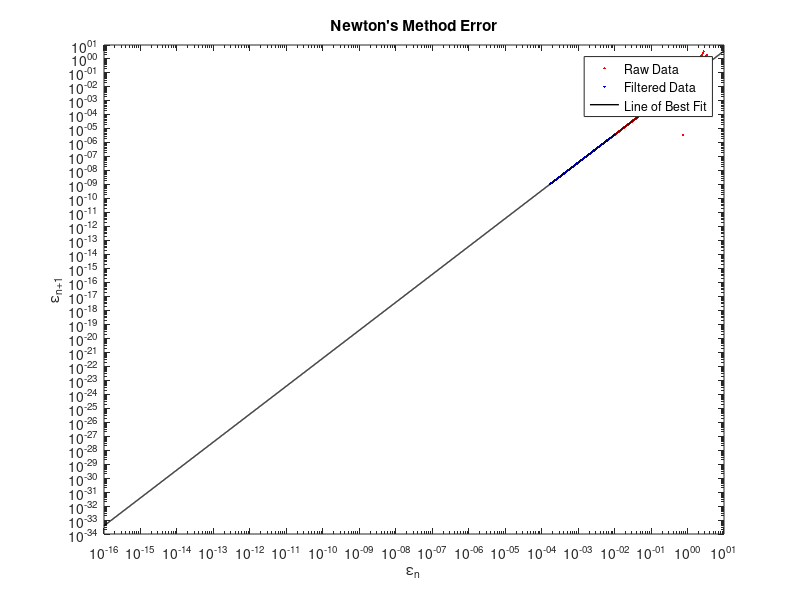

Here is the MATLAB script that generated this plot:
%template for testing your basic root finding implementations
function basic_solver_with_tests_template()
    xvals = linspace(-50,50,201);
    [yvals,~] = test_func01(xvals);

    % hold on
    % axis([-15,40,-50,80]);
    % plot(xvals,yvals,'r','linewidth',2);
    % plot(xvals,0*xvals,'k--','linewidth',1);
    % xlabel('x'); ylabel('y'); title('Test Function 1');

    % %Newton's method example test
    % 
    x0_guess = linspace(1,3.5,1000);
    en_list=[];
    en1_list=[];
    index_list = []; %line 36
    figure()


    for i=1:1000


        [x_sol, xs_list, xs1_list] = newton_solver(@test_func01,x0_guess(i));  


        en=abs(xs_list-x_sol);
        en1=abs(xs1_list-x_sol);
        en_list=[en_list,en];
        en1_list=[en1_list,en1];

        index_list = [index_list,1:length(en)]; %line 54

    end
        x_regression = []; % e_n
        y_regression = []; % e_{n+1}
        filter_list = [1e-15, 1e-2, 1e-14, 1e-2, 2];
        % iterate through the collected data
        for n=1:length(index_list)
        %if the error is not too big or too small
        %and it was enough iterations into the trial...
            if en_list(n)>filter_list(1) && en_list(n)<filter_list(2) && ...
            en1_list(n)>filter_list(3) && en1_list(n)<filter_list(4) && ...
            index_list(n)>filter_list(5)
                %then add it to the set of points for regression
                x_regression(end+1) = en_list(n);
                y_regression(end+1) = en1_list(n);
            end

        end


     % plot(x0_guess,test_func01(x0_guess),'bo','markerfacecolor','b','markersize',5);
     % 
     % 
     % plot(x_sol,test_func01(x_sol),'go','markerfacecolor','g','markersize',5);
     loglog(en_list,en1_list,'r.', 'MarkerSize',5 ); hold on
     loglog(x_regression,y_regression,'b.', 'MarkerSize',5);
     [p,k] = generate_error_fit(x_regression,y_regression);
    % 
    %example for how to plot fit line
    %generate x data on a logarithmic range
    fit_line_x = 10.^[-16:.01:1];
    %compute the corresponding y values
    fit_line_y = k*fit_line_x.^p;
    %plot on a loglog plot.
    loglog(fit_line_x,fit_line_y,'k-','linewidth',1)

    title("Newton's Method Error")
    xlabel('\epsilon_{n}')
    ylabel('\epsilon_{n+1}')
    legend("Raw Data", "Filtered Data", "Line of Best Fit")

    second_d = 6*x_sol/100 - 1/4 - (6/4)*sin(x_sol/2 + 6) - exp(x_sol/6)/36
    first_d = 3*(x_sol^2)/100 - 2*x_sol/8 + 2 +(6/2)*cos(x_sol/2+6) - exp(x_sol/6)/6;
    predicted_k = 0.5*abs(second_d/first_d)

    %Secant method example test
    % x0_guess = -5;
    % x1_guess = 2;
    % plot(x0_guess,test_func01(x0_guess),'bo','markerfacecolor','b','markersize',5);
    % plot(x1_guess,test_func01(x1_guess),'ko','markerfacecolor','k','markersize',5);
    % 
    % x_sol = secant_solver(@test_func01,x0_guess,x1_guess);
    % plot(x_sol,test_func01(x_sol),'go','markerfacecolor','g','markersize',5);

    
    % % Bisection method example test
    % x_left=linspace(-7,-0.2,1000);
    % x_right=linspace(0.2,7,1000);
    % 
    % en_list=[];
    % en1_list=[];
    % index_list = []; %line 36
    % figure()
    % 
    % 
    % for i=1:1000
    % 
    % 
    % % plot(x_left(i),test_func01(x_left(i)),'bo','markerfacecolor','b','markersize',5);
    % % plot(x_right(i),test_func01(x_right(i)),'ko','markerfacecolor','k','markersize',5);
    % 
    % [x_sol, x_list, x_listn] = bisection_solver(@test_func01,x_left(i),x_right(i));
    % %plot(x_sol,test_func01(x_sol),'go','markerfacecolor','g','markersize',5);
    % 
    % 
    % en=abs(x_list-x_sol);
    % en1=abs(x_listn-x_sol);
    % en_list=[en_list,en];
    % en1_list=[en1_list,en1];
    % 
    % index_list = [index_list,1:length(en)]; %line 54
    % 
    % end
    % 
    % %example for how to filter the error data
    % %currently have error_list0, error_list1, index_list
    % %data points to be used in the regression
    % 
    % 
    % x_regression = []; % e_n
    % y_regression = []; % e_{n+1}
    % filter_list = [1e-15, 1e-2, 1e-14, 1e-2, 2];
    % % iterate through the collected data
    % for n=1:length(index_list)
    % %if the error is not too big or too small
    % %and it was enough iterations into the trial...
    %     if en_list(n)>filter_list(1) && en_list(n)<filter_list(2) && ...
    %     en1_list(n)>filter_list(3) && en1_list(n)<filter_list(4) && ...
    %     index_list(n)>filter_list(5)
    %     %then add it to the set of points for regression
    %     x_regression(end+1) = en_list(n);
    %     y_regression(end+1) = en1_list(n);
    %     end
    % end
    % 
    % loglog(en_list,en1_list,'r.', 'MarkerSize',5 ); hold on
    % loglog(x_regression,y_regression,'b.', 'MarkerSize',5);
    % 
    % [p,k] = generate_error_fit(x_regression,y_regression)
    % 
    % %example for how to plot fit line
    % %generate x data on a logarithmic range
    % fit_line_x = 10.^[-16:.01:1];
    % %compute the corresponding y values
    % fit_line_y = k*fit_line_x.^p;
    % %plot on a loglog plot.
    % loglog(fit_line_x,fit_line_y,'k-','linewidth',2)
    % 
    % title("Bisection Method Error")
    % xlabel('\epsilon_{n}')
    % ylabel('\epsilon_{n+1}')
    % legend("Raw Data", "Filtered Data", "Line of Best Fit")


end

%example for how to compute the fit line
%data points to be used in the regression
%x_regression -> e_n
%y_regression -> e_{n+1}
%p and k are the output coefficients

function [p,k] = generate_error_fit(x_regression,y_regression)
%generate Y, X1, and X2
%note that I use the transpose operator (')
%to convert the result from a row vector to a column
%If you are copy-pasting, the ' character may not work correctly
Y = log(y_regression)';
X1 = log(x_regression)';
X2 = ones(length(X1),1);
%run the regression
coeff_vec = regress(Y,[X1,X2]);
%pull out the coefficients from the fit
p = coeff_vec(1);
k = exp(coeff_vec(2));
end

%Definition of the test function and its derivative (as a single function):
%This definition uses the function keyword
%when passing this function as an argument to a solver,
%you'll need to use the handle operator
%ex. solver(@test_func01,x_guess)

function [fval,dfdx] = test_func01(x)
    fval = (x.^3)/100 - (x.^2)/8 + 2*x + 6*sin(x/2+6) -.7 - exp(x/6);
    dfdx = 3*(x.^2)/100 - 2*x/8 + 2 +(6/2)*cos(x/2+6) - exp(x/6)/6;
end


function [x,x_list, x_listn] = bisection_solver(fun,x_left,x_right)
    x_mid=(x_left+x_right)/2;
    x_list=[];
    x_listn=[];
    if (fun(x_left)<0 && fun(x_right)>0) || (fun(x_left)>0 && fun(x_right)<0)

        while abs(fun(x_mid))>(1*10^-14)
            
            if fun(x_left)>0 && fun(x_mid)<0 || fun(x_left)<0 && fun(x_mid)>0
                x_right=x_mid;
    
            else 
                x_left=x_mid;
            end
            
            x=x_mid;
            x_list(end+1)=x;
            
            x_mid=(x_left+x_right)/2;
            x_listn(end+1)=x_mid;
    
            if abs(x-x_mid)<1*10^-14 && abs(fun(x_mid))<1*10^-14
                return
            end
        end 
    else
        x=0;
        return
    end
   
    return;
end

%Note that fun(x) should output [f,dfdx], where dfdx is the derivative of f
function [xn, x_list, x1_list] = newton_solver(fun,x0)
    xn=x0;
    x_list=[];
    x1_list=[];
    while abs(fun(xn))>0.000000005

        [fn, dfn]= fun(xn);
        if abs(dfn)<0.000000000000000000000005
            return
        end
        xn1= xn- fn/dfn;
        x_list=[x_list, xn];
        x1_list=[x1_list, xn1];
        xn=xn1;

        if abs(xn1-xn)<1*10^-14 && abs(fun(xn))<1*10^-14
            return
        end
    end 
   
    return;
end

function xn = secant_solver(fun,x0, x1)
    xn2=x0;
    xn1=x1;
    xn = xn1;
    while abs(fun(xn))>1*10^-14

        if abs(fun(xn1)-fun(xn2))<0.000000000000000000000005
            return
        end
        xn = xn1-fun(xn1)*((xn1-xn2)/(fun(xn1)-fun(xn2)));
        xn2=xn1;
        xn1=xn;

        if abs(xn1-xn)<1*10^-14 && abs(fun(xn))<1*10^-14
            return
        end
    end 
 
    return;
end
